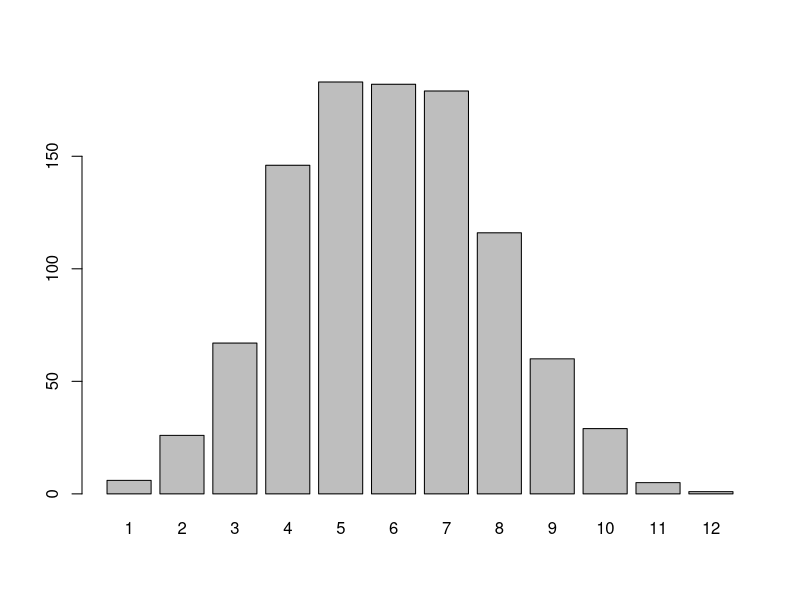

Write the R code that produced this figure.
# 1.Make 1000 random variables from Bin(15, 0.4)
sample <- rbinom(1000,15,0.4)
sample

# 2.Draw a bar plot of your samples
table<-table(sample)
barplot(table)

# 3.Calculate P(X=7) 
dbinom(7,15,0.4)

# 4. What is the proportion of number 7 in your sample
table(sample)
182/1000
